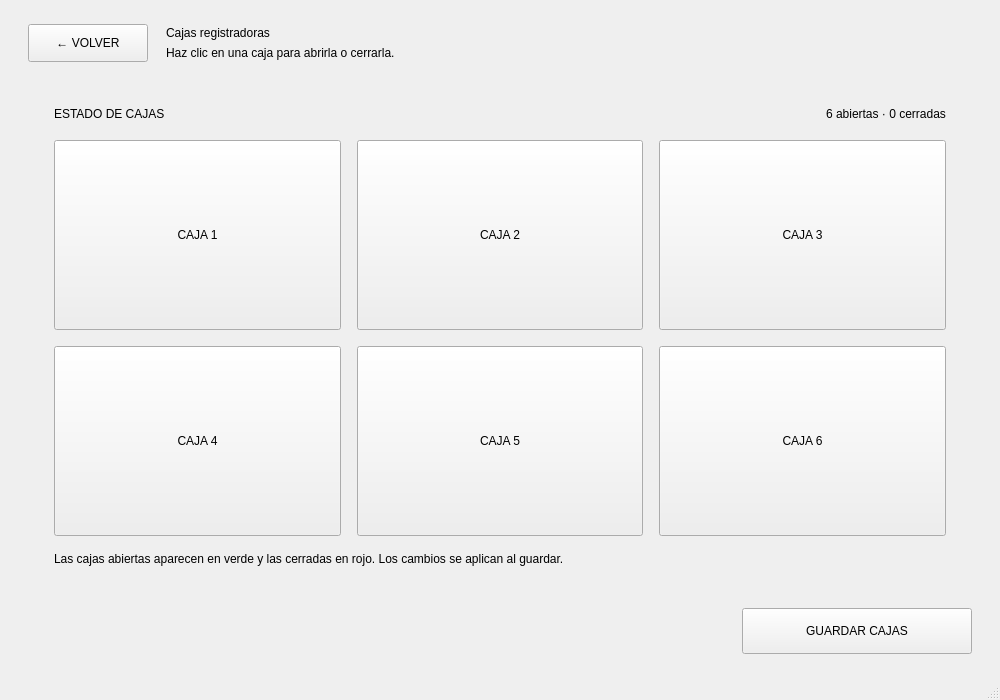
<?xml version="1.0" encoding="UTF-8"?>
<ui version="4.0">
 <class>MainWindow</class>
 <widget class="QMainWindow" name="MainWindow">
  <property name="geometry">
   <rect>
    <x>0</x>
    <y>0</y>
    <width>1000</width>
    <height>700</height>
   </rect>
  </property>
  <property name="windowTitle">
   <string>MainWindow</string>
  </property>
  <widget class="QWidget" name="centralwidget">
   <layout class="QVBoxLayout" name="layoutPrincipal">
    <property name="leftMargin">
     <number>28</number>
    </property>
    <property name="topMargin">
     <number>24</number>
    </property>
    <property name="rightMargin">
     <number>28</number>
    </property>
    <property name="bottomMargin">
     <number>24</number>
    </property>
    <property name="spacing">
     <number>18</number>
    </property>
    <item>
     <layout class="QHBoxLayout" name="barraSuperior">
      <item>
       <widget class="QPushButton" name="btnVolver">
        <property name="minimumSize">
         <size>
          <width>120</width>
          <height>38</height>
         </size>
        </property>
        <property name="maximumSize">
         <size>
          <width>120</width>
          <height>38</height>
         </size>
        </property>
        <property name="text">
         <string>← VOLVER</string>
        </property>
       </widget>
      </item>
      <item>
       <layout class="QVBoxLayout" name="bloqueTitulo">
        <property name="spacing">
         <number>2</number>
        </property>
        <item>
         <widget class="QLabel" name="LblTitulo">
          <property name="text">
           <string>Cajas registradoras</string>
          </property>
         </widget>
        </item>
        <item>
         <widget class="QLabel" name="LblCajas">
          <property name="text">
           <string>Haz clic en una caja para abrirla o cerrarla.</string>
          </property>
         </widget>
        </item>
       </layout>
      </item>
      <item>
       <spacer name="espacioBarra">
        <property name="orientation">
         <enum>Qt::Horizontal</enum>
        </property>
        <property name="sizeHint" stdset="0">
         <size>
          <width>40</width>
          <height>20</height>
         </size>
        </property>
       </spacer>
      </item>
     </layout>
    </item>
    <item stretch="1">
     <widget class="QFrame" name="cardCajas">
      <property name="frameShape">
       <enum>QFrame::NoFrame</enum>
      </property>
      <property name="sombra" stdset="0">
       <bool>true</bool>
      </property>
      <layout class="QVBoxLayout" name="layoutCajas">
       <property name="leftMargin">
        <number>26</number>
       </property>
       <property name="topMargin">
        <number>24</number>
       </property>
       <property name="rightMargin">
        <number>26</number>
       </property>
       <property name="bottomMargin">
        <number>24</number>
       </property>
       <property name="spacing">
        <number>16</number>
       </property>
       <item>
        <layout class="QHBoxLayout" name="cabeceraCajas">
         <item>
          <widget class="QLabel" name="LblSeccion">
           <property name="text">
            <string>ESTADO DE CAJAS</string>
           </property>
          </widget>
         </item>
         <item>
          <spacer name="espacioCabecera">
           <property name="orientation">
            <enum>Qt::Horizontal</enum>
           </property>
           <property name="sizeHint" stdset="0">
            <size>
             <width>40</width>
             <height>20</height>
            </size>
           </property>
          </spacer>
         </item>
         <item>
          <widget class="QLabel" name="LblResumenCajas">
           <property name="text">
            <string>6 abiertas · 0 cerradas</string>
           </property>
          </widget>
         </item>
        </layout>
       </item>
       <item>
        <layout class="QGridLayout" name="rejillaCajas">
         <property name="horizontalSpacing">
          <number>16</number>
         </property>
         <property name="verticalSpacing">
          <number>16</number>
         </property>
         <item row="0" column="0">
          <widget class="QPushButton" name="btnCaja1">
           <property name="minimumSize">
            <size>
             <width>0</width>
             <height>132</height>
            </size>
           </property>
           <property name="sizePolicy">
            <sizepolicy hsizetype="Expanding" vsizetype="Expanding">
             <horstretch>1</horstretch>
             <verstretch>1</verstretch>
            </sizepolicy>
           </property>
           <property name="text">
            <string>CAJA 1</string>
           </property>
          </widget>
         </item>
         <item row="0" column="1">
          <widget class="QPushButton" name="btnCaja2">
           <property name="minimumSize">
            <size>
             <width>0</width>
             <height>132</height>
            </size>
           </property>
           <property name="sizePolicy">
            <sizepolicy hsizetype="Expanding" vsizetype="Expanding">
             <horstretch>1</horstretch>
             <verstretch>1</verstretch>
            </sizepolicy>
           </property>
           <property name="text">
            <string>CAJA 2</string>
           </property>
          </widget>
         </item>
         <item row="0" column="2">
          <widget class="QPushButton" name="btnCaja3">
           <property name="minimumSize">
            <size>
             <width>0</width>
             <height>132</height>
            </size>
           </property>
           <property name="sizePolicy">
            <sizepolicy hsizetype="Expanding" vsizetype="Expanding">
             <horstretch>1</horstretch>
             <verstretch>1</verstretch>
            </sizepolicy>
           </property>
           <property name="text">
            <string>CAJA 3</string>
           </property>
          </widget>
         </item>
         <item row="1" column="0">
          <widget class="QPushButton" name="btnCaja4">
           <property name="minimumSize">
            <size>
             <width>0</width>
             <height>132</height>
            </size>
           </property>
           <property name="sizePolicy">
            <sizepolicy hsizetype="Expanding" vsizetype="Expanding">
             <horstretch>1</horstretch>
             <verstretch>1</verstretch>
            </sizepolicy>
           </property>
           <property name="text">
            <string>CAJA 4</string>
           </property>
          </widget>
         </item>
         <item row="1" column="1">
          <widget class="QPushButton" name="btnCaja5">
           <property name="minimumSize">
            <size>
             <width>0</width>
             <height>132</height>
            </size>
           </property>
           <property name="sizePolicy">
            <sizepolicy hsizetype="Expanding" vsizetype="Expanding">
             <horstretch>1</horstretch>
             <verstretch>1</verstretch>
            </sizepolicy>
           </property>
           <property name="text">
            <string>CAJA 5</string>
           </property>
          </widget>
         </item>
         <item row="1" column="2">
          <widget class="QPushButton" name="btnCaja6">
           <property name="minimumSize">
            <size>
             <width>0</width>
             <height>132</height>
            </size>
           </property>
           <property name="sizePolicy">
            <sizepolicy hsizetype="Expanding" vsizetype="Expanding">
             <horstretch>1</horstretch>
             <verstretch>1</verstretch>
            </sizepolicy>
           </property>
           <property name="text">
            <string>CAJA 6</string>
           </property>
          </widget>
         </item>
        </layout>
       </item>
       <item>
        <widget class="QLabel" name="LblAviso">
         <property name="text">
          <string>Las cajas abiertas aparecen en verde y las cerradas en rojo. Los cambios se aplican al guardar.</string>
         </property>
         <property name="wordWrap">
          <bool>true</bool>
         </property>
        </widget>
       </item>
      </layout>
     </widget>
    </item>
    <item>
     <layout class="QHBoxLayout" name="piePagina">
      <item>
       <spacer name="espacioPie">
        <property name="orientation">
         <enum>Qt::Horizontal</enum>
        </property>
        <property name="sizeHint" stdset="0">
         <size>
          <width>40</width>
          <height>20</height>
         </size>
        </property>
       </spacer>
      </item>
      <item>
       <widget class="QPushButton" name="btnGuardar">
        <property name="minimumSize">
         <size>
          <width>230</width>
          <height>46</height>
         </size>
        </property>
        <property name="text">
         <string>GUARDAR CAJAS</string>
        </property>
       </widget>
      </item>
     </layout>
    </item>
   </layout>
  </widget>
  <widget class="QMenuBar" name="menubar">
   <property name="geometry">
    <rect>
     <x>0</x>
     <y>0</y>
     <width>1000</width>
     <height>26</height>
    </rect>
   </property>
  </widget>
  <widget class="QStatusBar" name="statusbar"/>
 </widget>
 <resources/>
 <connections/>
</ui>
